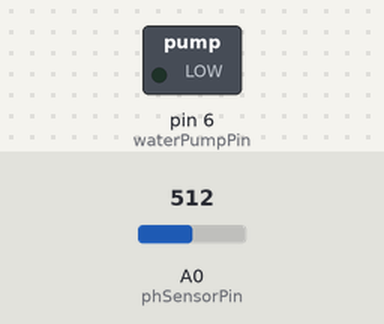
Bench run of a sketch on a simulated Arduino Uno, built with avr-gcc and run on an emulated ATmega328P. On the bench: switched loads named in the sketch (green lamp = pin HIGH). Inputs (shaded band) come from the test bench; at power-on: A0 (phSensorPin) = 512. What the sketch prints to the serial monitor is not drawn.

Above: at 1.6 s.
At 8.3 s:
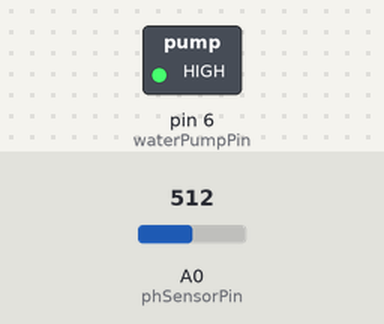
Timing chart, 0 to 17.4 s (numbered marks = the images above):
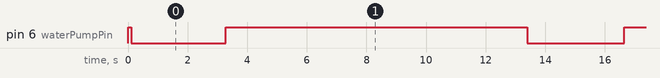

The sketch:

PIDpH.ino
```cpp
/************************pH Sensor***************************/
#define phSensorPin         A0    //pH meter Analog output to Arduino Analog Input 0
#define VREF                5.0
#define phOffset            0.42  //deviation compensate
#define phNoSamples         20     //times of collection
float phTotal = 0;
float phAverage = 0;
float phValue, phVoltage;

/************************Water Pump**************************/
#define waterPumpPin 6

/************************PID Variables**************************/
double kp = -1000;
double ki = -2;
double kd = 0;

unsigned long currentTime, previousTime;
double elapsedTime;
double error, lastError;
double input, output, setPoint;
double cummulativeError, rateError;
int outMin, outMax;

float pHValues[50], outputValues[50], errorValues[50];
int counter = 0;

void setup() {
  //PID
  setPoint = 6.00;

  //Water Pump
  pinMode(waterPumpPin, OUTPUT);
  digitalWrite(waterPumpPin, HIGH);

  Serial.begin(115200);
}

void loop() {
  pH();
  input = phValue;
  Serial.println(phValue);

  if (phValue < 5.5) {
    Serial.println("pH is too low! Change the water!");
  } else if (phValue > 6.0) {
    output = computePID(input);

    /*
    Serial.println("Input: " + String(input));
    Serial.println("Output: " + String(output));
    Serial.println("Setpoint: " + String(setPoint));
    Serial.println("Error: " + String(error));
    Serial.println("Cummulative Error: " + String(cummulativeError));
    Serial.println("Rate Error: " + String(rateError));
    Serial.println("Elapsed Time: " + String(elapsedTime));
    Serial.println();
    */

    pHValues[counter] = input;
    outputValues[counter] = output;
    errorValues[counter] = error;
    counter++;

    digitalWrite(waterPumpPin, LOW);
    delay(output);
    digitalWrite(waterPumpPin, HIGH);

    delay(10000); // wait for pH to stabilised
  } else {
    Serial.println("pH is ok!");
    for (int i = 0; i <= counter; i++) {
      Serial.print(String(pHValues[i]) + " ");
    }
    Serial.println();
    for (int i = 0; i <= counter; i++) {
      Serial.print(String(outputValues[i]) + " ");
    }
    Serial.println();
    for (int i = 0; i <= counter; i++) {
      Serial.print(String(errorValues[i]) + " ");
    }
  }
}

double computePID(double input) {
  currentTime = millis(); //get current time
  elapsedTime = (double)(currentTime - previousTime); //compute time elapsed from previous computation
  elapsedTime = elapsedTime/1000; // ms -> s
  error = setPoint - input; // determine error
  cummulativeError += error * elapsedTime; // compute integral
  rateError = (error - lastError)/elapsedTime; // compute derivative

  double out = kp * error + ki * cummulativeError + kd * rateError; //PID output

  lastError = error; //remember current error
  previousTime = currentTime; //remember current time

  if (out < 0) out = 0;

  return out; //have function return the PID output
}

void pH() {
  for (int thisReading = 0; thisReading < phNoSamples; thisReading++) {
    phTotal = phTotal + analogRead(phSensorPin);
    delay(5);
  }

  // calculate the average:
  phAverage = phTotal / phNoSamples;
  phTotal = 0;
  phVoltage = phAverage * VREF / 1023;
  phValue = 3.5 * phVoltage + phOffset;
}
```

Measured:
- by itself, pin 6 (waterPumpPin): repeats every 13.4 s: HIGH 10.1 s, LOW 3.3 s
